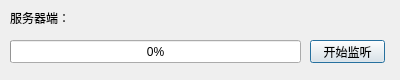
<?xml version="1.0" encoding="UTF-8"?>
<ui version="4.0">
 <class>Server</class>
 <widget class="QDialog" name="Server">
  <property name="geometry">
   <rect>
    <x>0</x>
    <y>0</y>
    <width>400</width>
    <height>80</height>
   </rect>
  </property>
  <property name="windowTitle">
   <string>Server</string>
  </property>
  <widget class="QLabel" name="serverStatusLabel">
   <property name="geometry">
    <rect>
     <x>10</x>
     <y>10</y>
     <width>331</width>
     <height>16</height>
    </rect>
   </property>
   <property name="text">
    <string>服务器端：</string>
   </property>
  </widget>
  <widget class="QProgressBar" name="serverProgressBar">
   <property name="geometry">
    <rect>
     <x>10</x>
     <y>40</y>
     <width>291</width>
     <height>23</height>
    </rect>
   </property>
   <property name="value">
    <number>0</number>
   </property>
  </widget>
  <widget class="QPushButton" name="startButton">
   <property name="geometry">
    <rect>
     <x>310</x>
     <y>40</y>
     <width>75</width>
     <height>23</height>
    </rect>
   </property>
   <property name="text">
    <string>开始监听</string>
   </property>
  </widget>
 </widget>
 <layoutdefault spacing="6" margin="11"/>
 <resources/>
 <connections/>
</ui>
